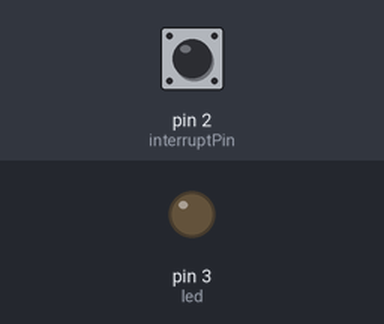
Simulated run of this sketch. Board: Arduino Uno, built with avr-gcc and run on an emulated ATmega328P. On the bench: output pins drawn as LEDs (lit = HIGH). Inputs (shaded band) come from the test bench; at power-on: pin 2 (interruptPin) LOW.

Above: at 1.2 s.
1.3 s: pin 2 (interruptPin) pulled HIGH for 0.15 s
At 2.5 s:
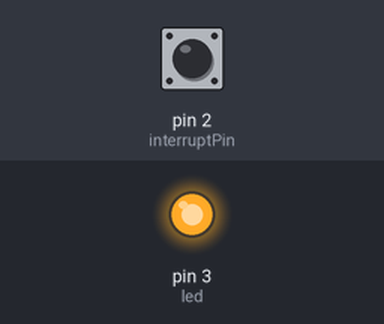
2.9 s: pin 2 (interruptPin) pulled HIGH for 1 s
At 3.7 s:
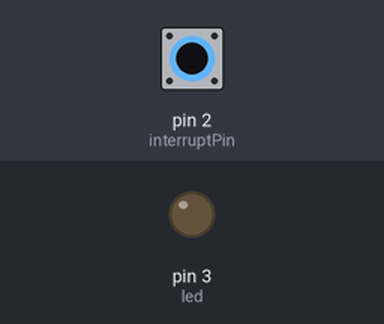
5.4 s: pin 2 (interruptPin) pulled HIGH for 3.2 s
At 6.8 s:
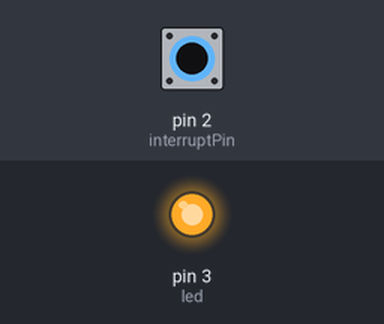
Timing chart, 0 to 8.4 s (numbered marks = the images above; inputs shaded):
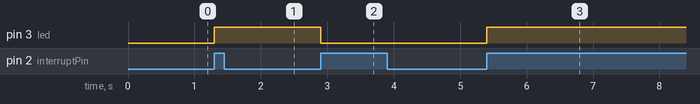

Measured:
- after the input at 1.3 s, pin 3 (led): LOW → HIGH at once
- after the input at 2.9 s, pin 3 (led): HIGH → LOW at once
- after the input at 5.4 s, pin 3 (led): LOW → HIGH at once

The sketch:

startstopinterrupt.ino
```cpp
int led = 3;
int interruptPin = 2;
bool state = LOW;

void setup(){
  pinMode(interruptPin, INPUT);
  pinMode(led, OUTPUT);
  attachInterrupt(digitalPinToInterrupt(interruptPin), interrupt, RISING);
}


void loop(){
  digitalWrite(led, state);
}

void interrupt(){
  static unsigned long vorigeInterrupt = 0;
  unsigned long interruptTijd = millis();
  if (interruptTijd - vorigeInterrupt > 100){
    state =! state;
  }
  vorigeInterrupt = interruptTijd;
}
```
